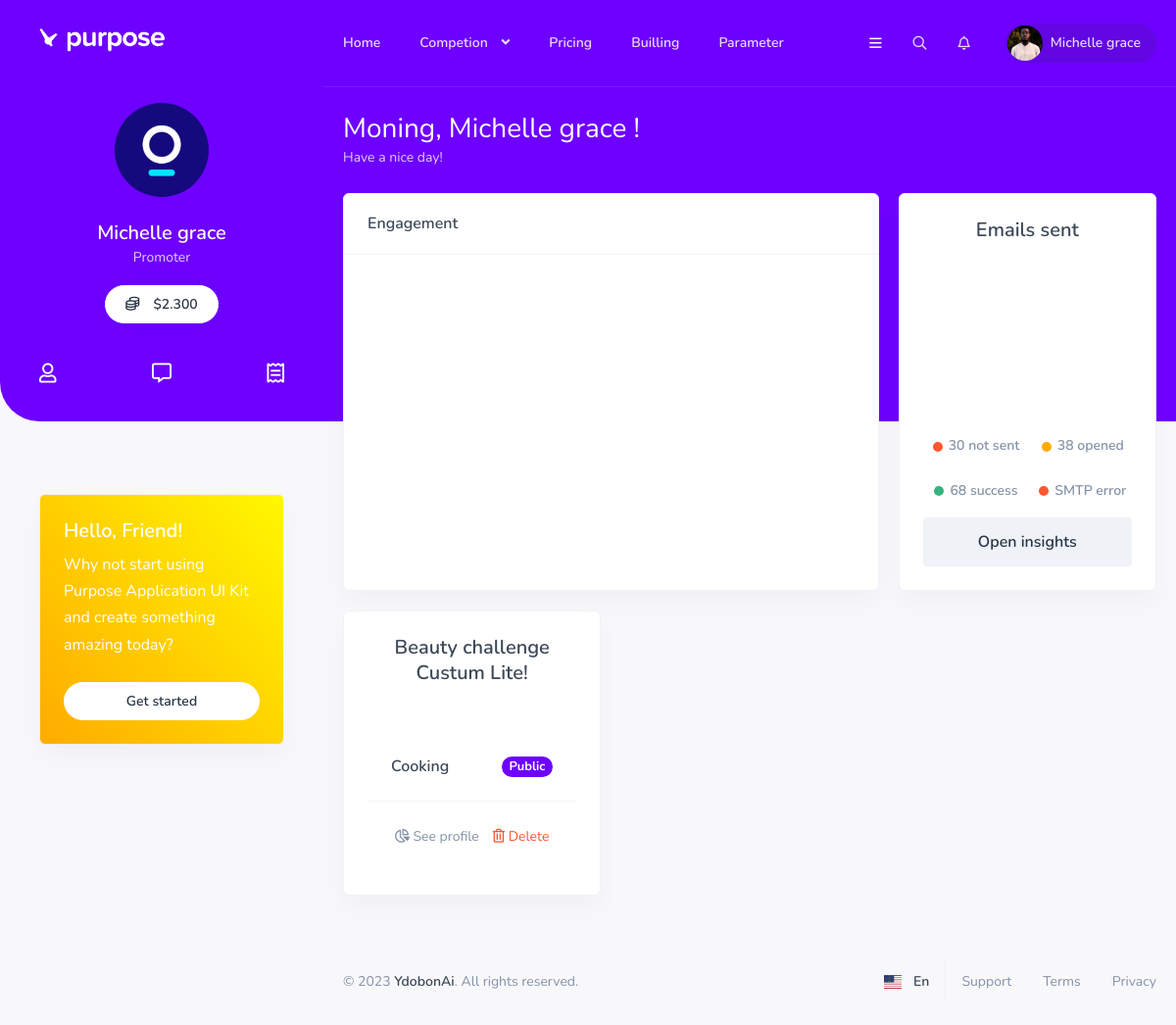
Page /apps/ (signed in) on the committed database.
### starbeautyvote/models.py (models this page shows)
class Competition(models.Model):
    competitionId        = models.CharField(primary_key=True,max_length=50, unique=True)
    image                = models.ImageField()
    competitionName      = models.CharField(max_length=50)
    dateToStart          = models.DateField()
    dateToEnd            = models.DateField()
    description          = models.TextField()
    category             = models.CharField(max_length=50)
    CompetitionPrivacy   = models.CharField(max_length=20)
    registration_fee     = models.IntegerField()
    id_promoter          = models.ForeignKey(Promoter, on_delete=models.CASCADE)

### starbeautyvote/views.py (the view, shortened to what this page needs)
# urls.py: path('apps/', views.dashboardHome , name='home'),
def dashboardHome(request) :
    context = {}
    CompetionList = models.Competition.objects.filter(id_promoter=request.session.get('userId') ).values()
    context['CompetionList'] =  CompetionList
    context['score'] = CompetionList.count()
    context['userId'] = request.session.get('userId')
    context['fullName'] = request.session.get('fullName')
    return render(request ,'pages/application/home.html',context)

### starbeautyvote/templates/pages/application/home.html (shortened to what this page needs)
{% extends "../../base/base.html" %}
{% load static %}
      {% block content %}
      <div class="page-content">
        <div class="page-title">
          <div class="row justify-content-between align-items-center">
            <div class="col-md-6 mb-3 mb-md-0">
              <h5 class="h3 font-weight-400 mb-0 text-white">Moning, {{fullName}} !</h5>
              <span class="text-sm text-white opacity-8">Have a nice day!</span>
            </div>
          </div>
        </div>
        <div class="row">
          <div class="col-xl-8 col-md-6">
            <div class="card card-fluid">
              <div class="card-header">
                <h6 class="mb-0">Engagement</h6>
              </div>
              <div class="card-body">
              </div>
            </div>
          </div>
          <div class="col-xl-4 col-md-6">
            <div class="card card-fluid">
              <div class="card-body text-center d-flex flex-column justify-content-center">
                <h5 class="mb-4">Emails sent</h5>
                <div class="progress-circle progress-lg mx-auto" id="progress-5" data-progress="50" data-text="98" data-textclass="h1" data-color="warning"></div>
                <div class="d-flex mt-4">
                  <div class="col">
                    <span class="d-block badge badge-dot badge-lg h6">
                      <i class="bg-danger"></i>30 not sent
                    </span>
                    <span class="d-block badge badge-dot badge-lg h6">
                      <i class="bg-success"></i>68 success
                    </span>
                  </div>
                  <div class="col">
                    <span class="d-block badge badge-dot badge-lg h6">
                      <i class="bg-warning"></i>38 opened
                    </span>
                    <span class="d-block badge badge-dot badge-lg h6">
                      <i class="bg-danger"></i>SMTP error
                    </span>
                  </div>
                </div>
                <a href="#" class="btn btn-block btn-secondary mt-auto">Open insights</a>
              </div>
            </div>
          </div>
        </div>
        <div class="row">
          {%for competition in CompetionList%}
          <div class="col-lg-4 col-sm-6">
            <div class="card card-fluid">
              <div class="card-body text-center d-flex flex-column justify-content-center">
                <h5 class="mb-4">{{competition.competitionName}}!</h5>
                <div class="card-body">
                  <div class="d-flex align-items-center mt-4">
                    <span class="h6 mb-0">{{competition.category}}</span>
                  {% if competition.CompetitionPrivacy == "Private" %}
                     <span class="badge badge-success rounded-pill ml-auto">{{competition.CompetitionPrivacy}}</span>
                  {% elif competition.CompetitionPrivacy == "Team" %}
                      <span class="badge badge-secondary rounded-pill ml-auto">{{competition.CompetitionPrivacy}}</span>
                  {% else %}
                     <span class="badge badge-primary rounded-pill ml-auto">{{competition.CompetitionPrivacy}}</span>
                  {% endif %}
                  </div>
                </div>
                <div class="card-footer">
                  <div class="actions d-flex justify-content-between">
                    <a href="/apps/competitions/dashboard/{{competition.competitionId}}" class="action-item">
                      <i class="far fa-chart-pie"></i>  See profile
                    </a>
                    <a href="#" class="action-item text-danger" data-toggle="modal" data-target="#modal-delete-account">
                      <i class="far fa-trash-alt"></i> Delete
                    </a>
                  </div>
                </div>
              </div>
            </div>
          </div>
          {% endfor %}
        </div>
      </div>
      {% endblock %}

### rows in the picture
Competition: competitionName "Beauty challenge Custum Lite", category "Cooking", CompetitionPrivacy "Public"

### other values in the picture
{{ fullName }} "Michelle grace"
